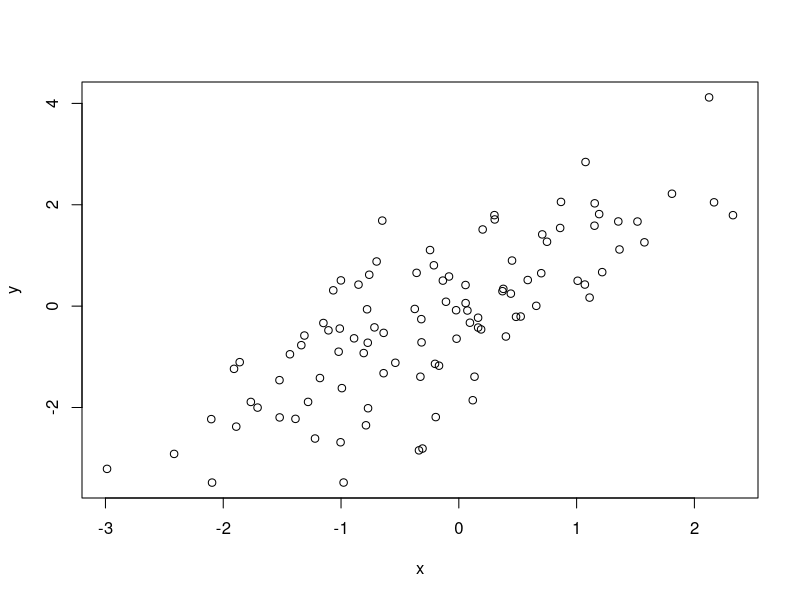
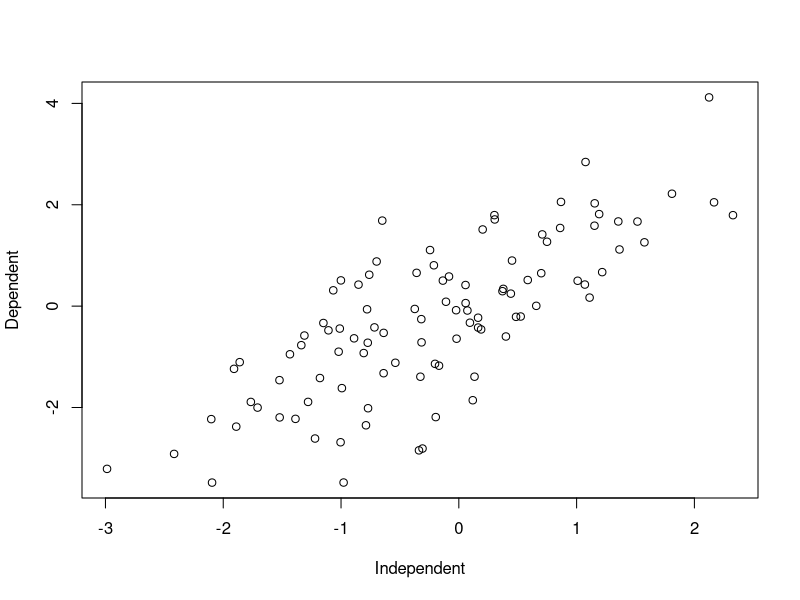
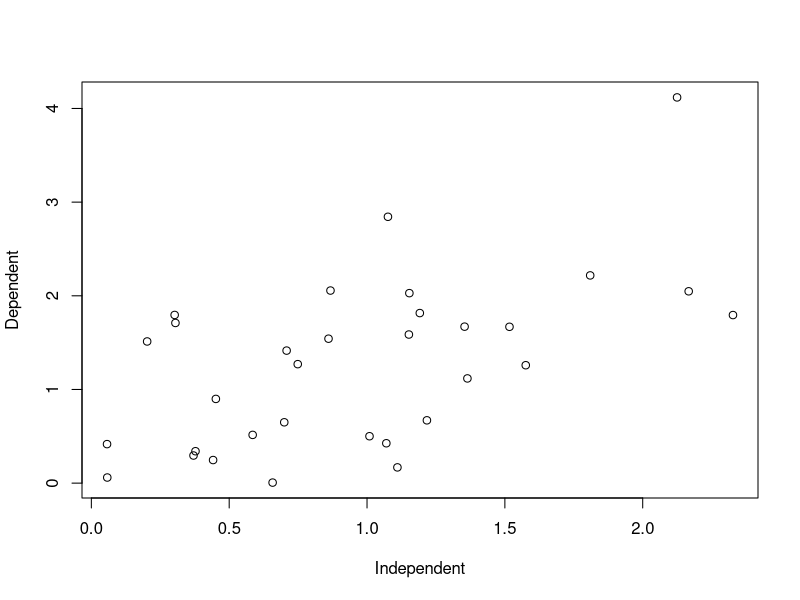
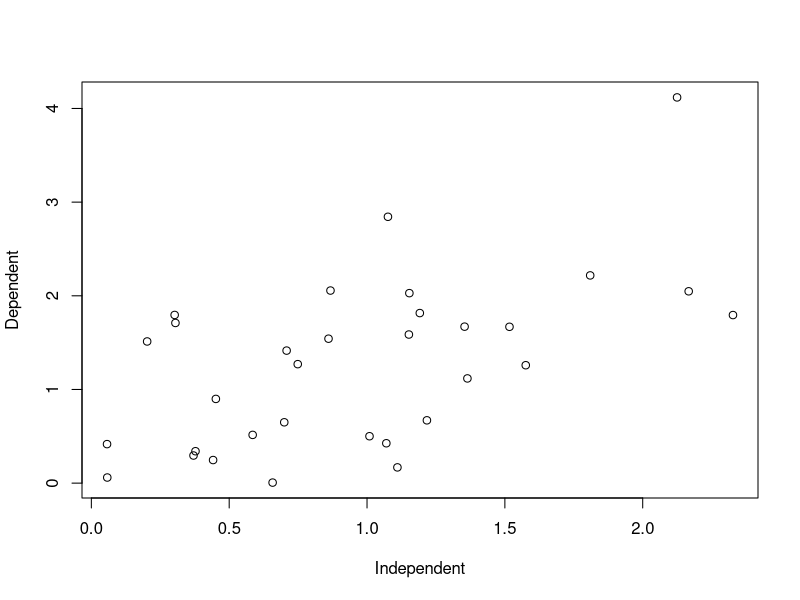
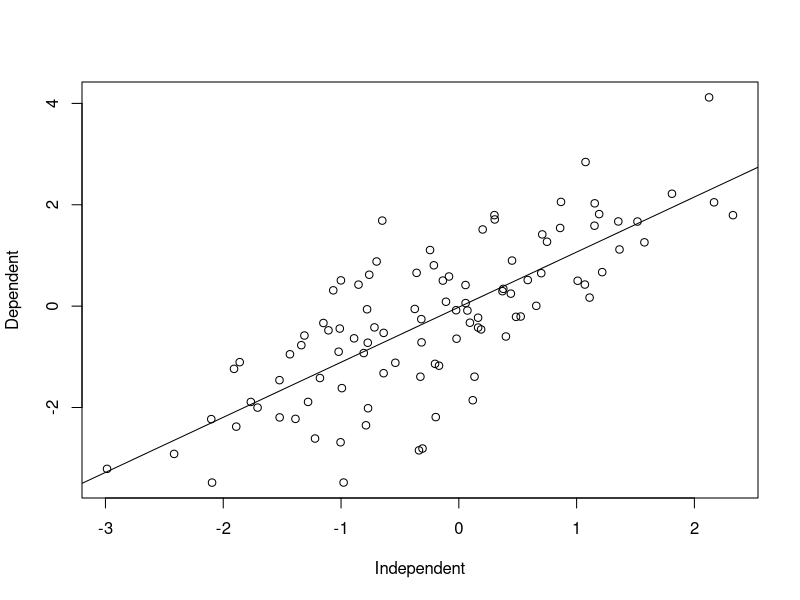
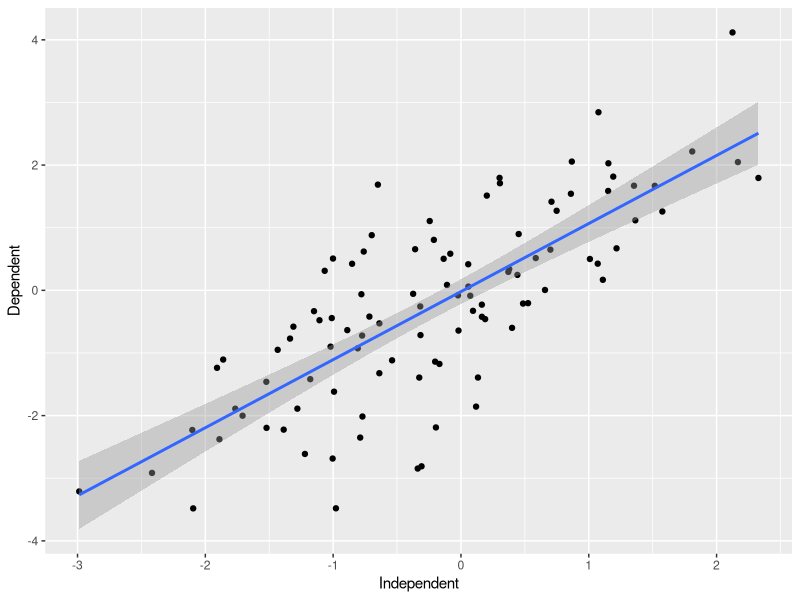

Write the R code that produced these figures, in order.
## ---- chunk 1
knitr::opts_chunk$set(
    eval=as.logical(Sys.getenv("KNITR_EVAL", "TRUE")),
    cache=as.logical(Sys.getenv("KNITR_CACHE", "TRUE")))
## ---- chunk 2
1 + 2
x = c(1, 2, 3)
1:3             # sequence of integers from 1 to 3
x + c(4, 5, 6)  # vectorized
x + 4           # recycling
## ---- chunk 3
x = rnorm(100)
y = x + rnorm(100)
plot(x, y)
## ---- chunk 4
df <- data.frame(Independent = x, Dependent = y)
head(df)
df[1:5, 1:2]
df[1:5, ]
plot(Dependent ~ Independent, df)  # 'formula' interface
## ---- chunk 5
    ridx <- (df$Dependent > 0) & (df$Independent > 0)
## ---- chunk 6
    plot(Dependent ~ Independent, df[ridx, ])
## ---- chunk 7
    plot(
        Dependent ~ Independent, df,
        subset = (Dependent > 0) & (Independent > 0)
    )
## ---- chunk 8
fit <- lm(Dependent ~ Independent, df)  # linear model -- regression
anova(fit)                              # summary table
plot(Dependent ~ Independent, df)
abline(fit)
## ---- chunk 9
class(fit)
methods(class="lm")
## ---- chunk 10
library(ggplot2)
ggplot(df, aes(x = Independent, y = Dependent)) +
    geom_point() + geom_smooth(method = "lm")
